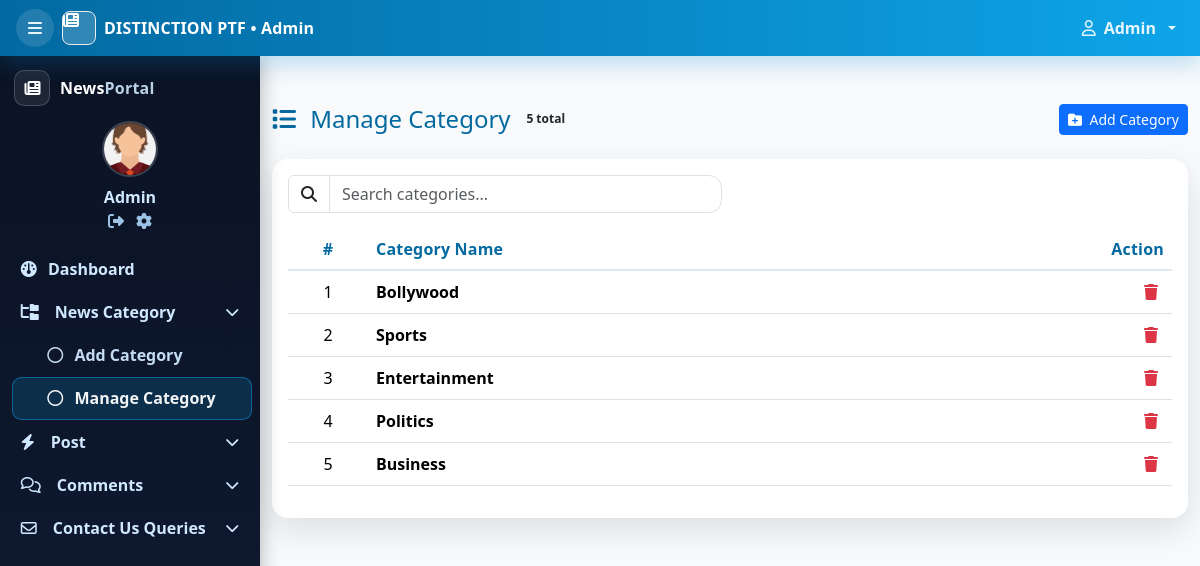
The page /view_category (signed in) on the database its author committed.
### news/models.py (models this page shows, shortened)
class Category(models.Model):
    categoryname = models.CharField(max_length=100)

### news/views.py (the view)
# urls.py: path('view_category',view_category,name='view_category'),
def view_category(request):
    if not request.user.is_authenticated:
        return redirect('login')
    category = Category.objects.all()
    d = {'category': category}
    return render(request, 'view_category.html', d)

### news/templates/view_category.html (shortened to what this page needs)
{% load static %}
{% block body %}
<!doctype html>
<html lang="en">
<head>
  <link href="https://cdn.jsdelivr.net/npm/bootstrap@5.3.3/dist/css/bootstrap.min.css" rel="stylesheet"/>
  <link href="https://cdnjs.cloudflare.com/ajax/libs/font-awesome/6.5.2/css/all.min.css" rel="stylesheet"/>
</head>
<body>
  {% include 'sidebar.html' %}
  {% include 'admin_nav.html' %}
  <main id="main-container" class="with-sidebar">
    <div class="container-fluid py-4 py-lg-5">
      <div class="d-flex align-items-center justify-content-between flex-wrap gap-2 mb-4">
        <div class="d-flex align-items-center gap-2">
          <h1 class="h4 mb-0" style="color:var(--primary-2)">
            <i class="fa-solid fa-list me-2"></i> Manage Category
          </h1>
          <span class="badge bg-light text-dark badge-count">{{ category|length }} total</span>
        </div>
        <div class="d-flex gap-2">
          <a href="{% url 'add_category' %}" class="btn btn-sm btn-primary">
            <i class="fa-solid fa-folder-plus me-1"></i> Add Category
          </a>
        </div>
      </div>
      <div class="card card-glass">
        <div class="card-body">
          <div class="row g-3 align-items-center search-wrap mb-3">
            <div class="col-md-6">
              <div class="input-group">
                <span class="input-group-text bg-white"><i class="fa-solid fa-magnifying-glass"></i></span>
                <input type="text" id="tableSearch" class="form-control" placeholder="Search categories...">
              </div>
            </div>
          </div>
          <div class="table-responsive">
            <table class="table align-middle" id="categoryTable">
              <thead>
                <tr>
                  <th style="width:80px" class="text-center">#</th>
                  <th>Category Name</th>
                  <th style="width:120px" class="text-end">Action</th>
                </tr>
              </thead>
              <tbody>
              {% for i in category %}
                <tr>
                  <td class="text-center">{{ forloop.counter }}</td>
                  <td class="fw-semibold">{{ i.categoryname }}</td>
                  <td class="text-end">
                    <button class="action-btn" data-delete-url="{% url 'delete_category' i.id %}" title="Delete">
                      <i class="fa-solid fa-trash"></i>
                    </button>
                  </td>
                </tr>
              {% empty %}
                <tr>
                  <td colspan="3" class="text-center text-muted py-4">
                    <i class="fa-regular fa-face-meh-blank me-1"></i> No categories found.
                  </td>
                </tr>
              {% endfor %}
              </tbody>
            </table>
          </div>
        </div>
      </div>
    </div>
  </main>
</body>
</html>
{% endblock %}

### news/templates/sidebar.html (shortened to what this page needs)
{% load static %}
<nav id="sidebar" class="admin-sidebar">
  <div class="sidebar-scroll">
    <div class="sb-brand">
      <span class="chip"><i class="fa-solid fa-newspaper"></i></span>
      <div class="hide-when-collapsed">
        <a href="{% url 'admin_home' %}" class="text-decoration-none">
          <div class="sb-title">News<span class="muted">Portal</span></div>
        </a>
      </div>
    </div>
    <div class="sb-user">
      <img src="{% static 'adminassets/img/avatars/avatarboy729.png' %}" alt="avatar">
      <div class="name hide-when-collapsed text-capitalize">{{ request.user.username }}</div>
      <div class="actions hide-when-collapsed">
        <a href="{% url 'logout' %}" class="me-2" title="Sign out"><i class="fa-solid fa-right-from-bracket"></i></a>
        <a href="{% url 'changepassword' %}" title="Settings"><i class="fa-solid fa-gear"></i></a>
      </div>
    </div>
<div class="px-2 sb-nav">
  <a href="{% url 'admin_home' %}"
     class="nav-link {% if request.resolver_match.url_name == 'admin_home' %}active{% endif %}">
    <i class="fa-solid fa-gauge"></i>
    <span class="hide-when-collapsed">Dashboard</span>
  </a>
  {% with rn=request.resolver_match.url_name %}
  <a class="nav-link d-flex justify-content-between align-items-center"
     data-bs-toggle="collapse" href="#categoryMenu" role="button"
     aria-expanded="{% if rn == 'add_category' or rn == 'view_category' %}true{% else %}false{% endif %}"
     aria-controls="categoryMenu">
    <span class="d-flex align-items-center gap-3">
      <i class="fa-solid fa-folder-tree"></i>
      <span class="hide-when-collapsed">News Category</span>
    </span>
    <i class="fa-solid fa-chevron-down hide-when-collapsed small"></i>
  </a>
  <div class="collapse {% if rn == 'add_category' or rn == 'view_category' %}show{% endif %} sb-sub ps-1" id="categoryMenu">
    <a href="{% url 'add_category' %}" class="nav-link {% if rn == 'add_category' %}active{% endif %}">
      <i class="fa-regular fa-circle"></i> <span class="hide-when-collapsed">Add Category</span>
    </a>
    <a href="{% url 'view_category' %}" class="nav-link {% if rn == 'view_category' %}active{% endif %}">
      <i class="fa-regular fa-circle"></i> <span class="hide-when-collapsed">Manage Category</span>
    </a>
  </div>
  <a class="nav-link d-flex justify-content-between align-items-center"
     data-bs-toggle="collapse" href="#postMenu" role="button"
     aria-expanded="{% if rn == 'add_post' or rn == 'view_post' %}true{% else %}false{% endif %}"
     aria-controls="postMenu">
    <span class="d-flex align-items-center gap-3">
      <i class="fa-solid fa-bolt"></i>
      <span class="hide-when-collapsed">Post</span>
    </span>
    <i class="fa-solid fa-chevron-down hide-when-collapsed small"></i>
  </a>
  <a class="nav-link d-flex justify-content-between align-items-center"
     data-bs-toggle="collapse" href="#commentMenu" role="button"
     aria-expanded="{% if rn == 'unapproved_comment' or rn == 'approved_comment' %}true{% else %}false{% endif %}"
     aria-controls="commentMenu">
    <span class="d-flex align-items-center gap-3">
      <i class="fa-regular fa-comments"></i>
      <span class="hide-when-collapsed">Comments</span>
    </span>
    <i class="fa-solid fa-chevron-down hide-when-collapsed small"></i>
  </a>
  <a class="nav-link d-flex justify-content-between align-items-center"
     data-bs-toggle="collapse" href="#queryMenu" role="button"
     aria-expanded="{% if rn == 'unread_queries' or rn == 'read_queries' %}true{% else %}false{% endif %}"
     aria-controls="queryMenu">
    <span class="d-flex align-items-center gap-3">
      <i class="fa-regular fa-envelope"></i>
      <span class="hide-when-collapsed">Contact Us Queries</span>
    </span>
    <i class="fa-solid fa-chevron-down hide-when-collapsed small"></i>
  </a>
  {% endwith %}
</div>
  </div>
</nav>

### news/templates/admin_nav.html (shortened to what this page needs)
{% load static %}
<header id="page-header" class="admin-topbar">
  <nav class="navbar navbar-expand-lg">
    <div class="container-fluid px-3">
      <div class="d-flex align-items-center gap-2">
        <button type="button" class="btn-icon" id="sidebarToggleBtn" aria-label="Toggle sidebar">
          <i class="fa-solid fa-bars"></i>
        </button>
        <a href="{% url 'admin_home' %}" class="brand text-decoration-none">
          <span class="d-inline-grid place-items-center rounded-3 border border-light-subtle"
                style="width:34px;height:34px;background:rgba(255,255,255,.18)">
            <i class="fa-solid fa-newspaper"></i>
          </span>
          <span>DISTINCTION PTF  • Admin</span>
        </a>
      </div>
      <ul class="navbar-nav ms-auto align-items-center">
        <li class="nav-item dropdown">
          <a class="nav-link dropdown-toggle text-capitalize d-flex align-items-center gap-2"
             href="#" role="button" data-bs-toggle="dropdown" aria-expanded="false">
            <i class="fa-regular fa-user"></i>
            {{ request.user.username }}
          </a>
        </li>
      </ul>
    </div>
  </nav>
</header>

### news/templates/view_category.html (style rules this page uses)
:root { --ink:#0f172a; --muted:#64748b; --primary:#0ea5e9; --primary-2:#0369a1; }
body { background:#f8fafc; color:var(--ink); }
.with-sidebar { margin-left:260px; transition:margin-left .2s ease; }
.card-glass { border:0; border-radius:1rem; background:#fff; box-shadow:0 12px 34px rgba(15,23,42,.12); }
.table thead th { font-weight:800; letter-spacing:.2px; color:var(--primary-2); border-bottom:2px solid #e2e8f0; }
.table td { vertical-align: middle; }
.search-wrap .form-control { border-radius:.8rem; }
.badge-count { font-weight:700; border-radius:999px; }
.action-btn { border:0; background:none; color:#dc3545; }

### news/templates/sidebar.html (style rules this page uses)
:root { --sb-bg: #0b1324; --sb-bg-2: #0f1a33; --sb-ink: #cfe8ff; --sb-ink-dim: #9cc3e6; --sb-accent: #0ea5e9; }
.admin-sidebar { position: fixed; inset: 56px auto 0 0; width: 260px; background: linear-gradient(180deg, var(--sb-bg), var(--sb-bg-2)); color: var(--sb-ink); z-index: 1020; display:flex; flex-direction:column; transition: width .2s ease; box-shadow: 2px 0 18px rgba(0,0,0,.25); }
.with-sidebar { margin-left: 260px; transition: margin-left .2s ease; }
.admin-sidebar .sidebar-scroll { overflow-y: auto; overflow-x: hidden; }
.sb-brand { display:flex; align-items:center; gap:.6rem; padding: .9rem .9rem 0 .9rem; }
.sb-brand .chip { width:36px; height:36px; border-radius:10px; display:grid; place-items:center; background: rgba(255,255,255,.08); border:1px solid rgba(255,255,255,.18); color:#fff; }
.sb-title { font-weight:800; letter-spacing:.2px; color:#fff; line-height:1; }
.sb-title .muted { color:var(--sb-ink); opacity:.9; }
.sb-user { padding: .9rem; text-align:center; }
.sb-user img { width:56px; height:56px; border-radius:50%; object-fit:cover; border:2px solid rgba(255,255,255,.2); }
.sb-user .name { margin-top:.5rem; font-weight:700; }
.sb-user .actions a { color: var(--sb-ink-dim); text-decoration:none; }
.sb-nav .nav-link { color: var(--sb-ink); border-radius:.6rem; padding:.6rem .8rem; display:flex; align-items:center; gap:.7rem; font-weight:600; }
.sb-nav .nav-link.active { background: rgba(14,165,233,.18); color:#fff; box-shadow: inset 0 0 0 1px rgba(14,165,233,.5); }
.sb-sub .nav-link { padding-left: 2.2rem; font-weight:600; opacity:.95; }

### news/templates/admin_nav.html (style rules this page uses)
:root { --ink:#0f172a; --muted:#64748b; --primary:#0ea5e9; --primary-2:#0369a1; }
.admin-topbar { position: sticky; top:0; z-index:1030; background: linear-gradient(90deg, var(--primary-2), var(--primary)); box-shadow: 0 8px 24px rgba(2,132,199,.25); }
.admin-topbar .brand { color:#fff !important; font-weight:800; letter-spacing:.2px; display:flex; align-items:center; gap:.5rem; }
.admin-topbar .btn-icon { border:0; border-radius: 50%; width:38px; height:38px; display:inline-grid; place-items:center; color:#e6f6ff; background:rgba(255,255,255,.12); transition: transform .15s ease, background .15s ease; }
.admin-topbar .nav-link, .admin-topbar .dropdown-toggle { color:#e6f6ff !important; font-weight:600; }

### rows shown on the page
Category: categoryname "Bollywood"
Category: categoryname "Sports"
Category: categoryname "Entertainment"
Category: categoryname "Politics"
Category: categoryname "Business"

### other values the page prints
{{ request.user.username }} "Admin"
{{ category|length }} "5"
